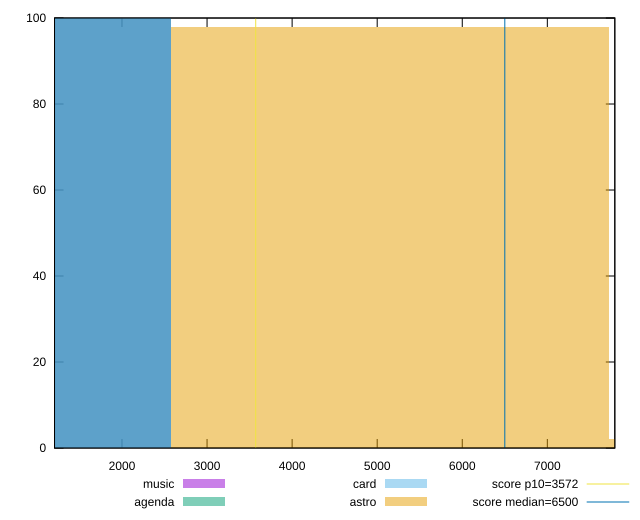

gnuplot code for this plot:
reset

$music <<EOF
0 100
EOF

$agenda <<EOF
0 100
EOF

$card <<EOF
0 100
EOF

$astro <<EOF
10297.18232010239 2
5148.591160051195 98
EOF

set key outside below
set boxwidth 5148.591160051195
set xrange [1207.071:7793.315999999999]
set yrange [0:100]
set trange [0:100]
set style fill transparent solid 0.5 noborder

set parametric
set terminal svg size 640, 520 enhanced background rgb 'white'
set output "reports/report_00032_2021-02-25T10-28-15.087Z/first-cpu-idle/comparison/histogram/all_raw.svg"

plot $music title "music" with boxes, \
     $agenda title "agenda" with boxes, \
     $card title "card" with boxes, \
     $astro title "astro" with boxes, \
     3572,t title "score p10=3572", \
     6500,t title "score median=6500"

reset
